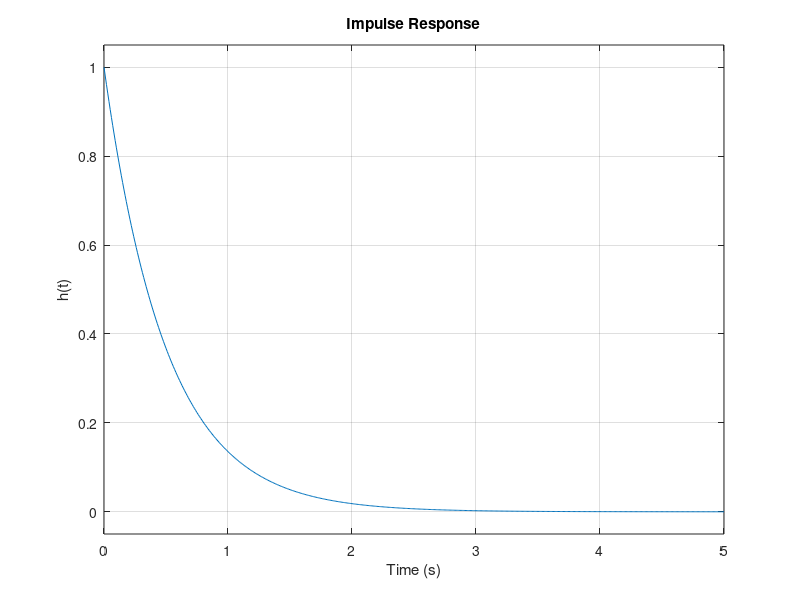
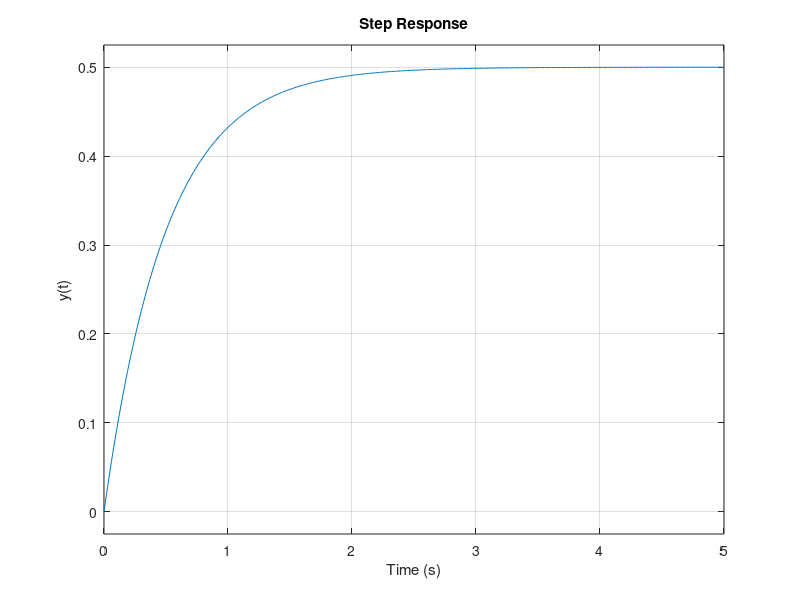
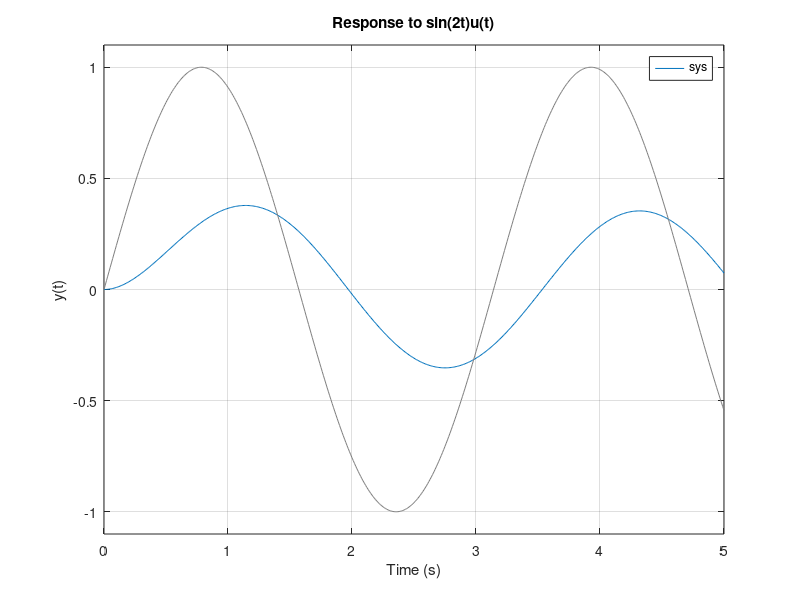

The MATLAB source for these figures, in order:
clc; clear; close all; 
% Continuous-Time LTI System: dy(t)/dt + 2y(t) = x(t) 
% Assume zero initial conditions: H(s) = Y(s)/X(s) = 1/(s + 2) 
num = 1; 
den = [1 2]; 
sys = tf(num, den); 
disp('Transfer function:'); 
sys; 
disp('Pole:'); 
disp(pole(sys)); 
disp('Zeros:'); 
disp(zero(sys)); 
t = 0:0.01:5; 
figure; 
impulse(sys, t); 
grid on; 
title('Impulse Response'); 
xlabel('Time (s)'); 
ylabel('h(t)'); 
figure; 
step(sys, t); 
grid on; 
title('Step Response'); 
xlabel('Time (s)'); 
ylabel('y(t)'); 
% Response to x(t) = sin(2t)u(t) 
x = sin(2*t); 
figure; 
lsim(sys, x, t); 
grid on; 
title('Response to sin(2t)u(t)'); 
xlabel('Time (s)'); 
ylabel('y(t)'); 
